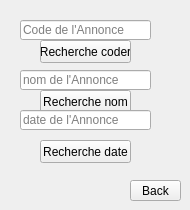
          <widget class="QWidget" name="page_23">
           <widget class="QPushButton" name="pushButton_45">
            <property name="geometry">
             <rect>
              <x>130</x>
              <y>180</y>
              <width>51</width>
              <height>21</height>
             </rect>
            </property>
            <property name="styleSheet">
             <string notr="true">QPushButton {
padding: 5px;


font: 8pt &quot;Modern No. 20&quot;;
}
QPushButton:hover
{
color :white;
}</string>
            </property>
            <property name="text">
             <string>Back</string>
            </property>
           </widget>
           <widget class="QLineEdit" name="lineEdit_code_an">
            <property name="geometry">
             <rect>
              <x>20</x>
              <y>20</y>
              <width>131</width>
              <height>20</height>
             </rect>
            </property>
            <property name="placeholderText">
             <string>Code de l'Annonce</string>
            </property>
           </widget>
           <widget class="QPushButton" name="pb_afficher_annonce">
            <property name="geometry">
             <rect>
              <x>40</x>
              <y>40</y>
              <width>91</width>
              <height>23</height>
             </rect>
            </property>
            <property name="text">
             <string>Recherche coder</string>
            </property>
           </widget>
           <widget class="QLineEdit" name="lineEdit_code_an_2">
            <property name="geometry">
             <rect>
              <x>20</x>
              <y>70</y>
              <width>131</width>
              <height>20</height>
             </rect>
            </property>
            <property name="placeholderText">
             <string>nom de l'Annonce</string>
            </property>
           </widget>
           <widget class="QPushButton" name="pb_afficher_annonce_2">
            <property name="geometry">
             <rect>
              <x>40</x>
              <y>90</y>
              <width>91</width>
              <height>23</height>
             </rect>
            </property>
            <property name="text">
             <string>Recherche nom</string>
            </property>
           </widget>
           <widget class="QLineEdit" name="lineEdit_code_an_3">
            <property name="geometry">
             <rect>
              <x>20</x>
              <y>110</y>
              <width>131</width>
              <height>20</height>
             </rect>
            </property>
            <property name="placeholderText">
             <string>date de l'Annonce</string>
            </property>
           </widget>
           <widget class="QPushButton" name="pb_afficher_annonce_3">
            <property name="geometry">
             <rect>
              <x>40</x>
              <y>140</y>
              <width>91</width>
              <height>23</height>
             </rect>
            </property>
            <property name="text">
             <string>Recherche date</string>
            </property>
           </widget>
          </widget>
